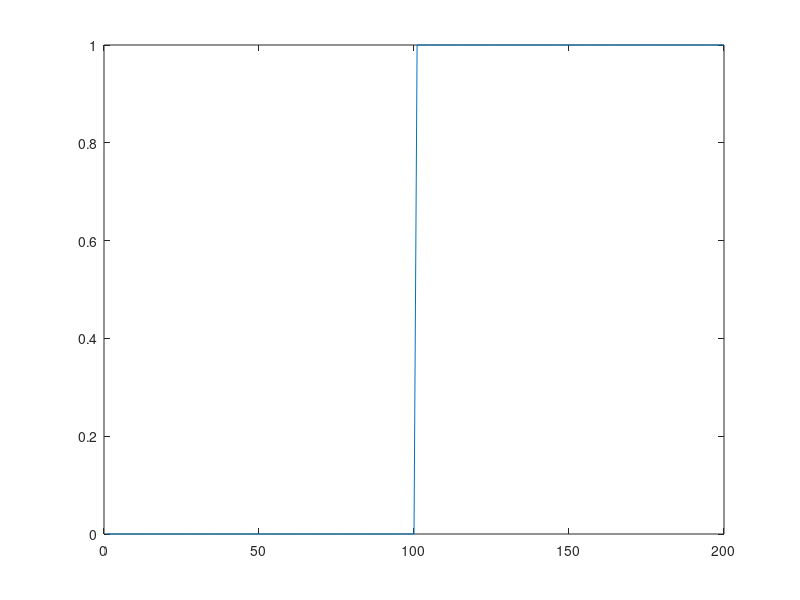

The MATLAB script that drew this image:
% Calcular las coeficientes de Fourier de una serie periódicax_1 = zeros(1, 100);x_2 = ones(1, 100);x = [x_1, x_2];plot(x)% stem(x, f)N = 2000;x = [0:100]/100;f = ones(1,101)*1/2;for i = 1:2:N  a = 2/pi/i;  f = f+ a*sin(2*pi*i*x);end% plot(x,f)